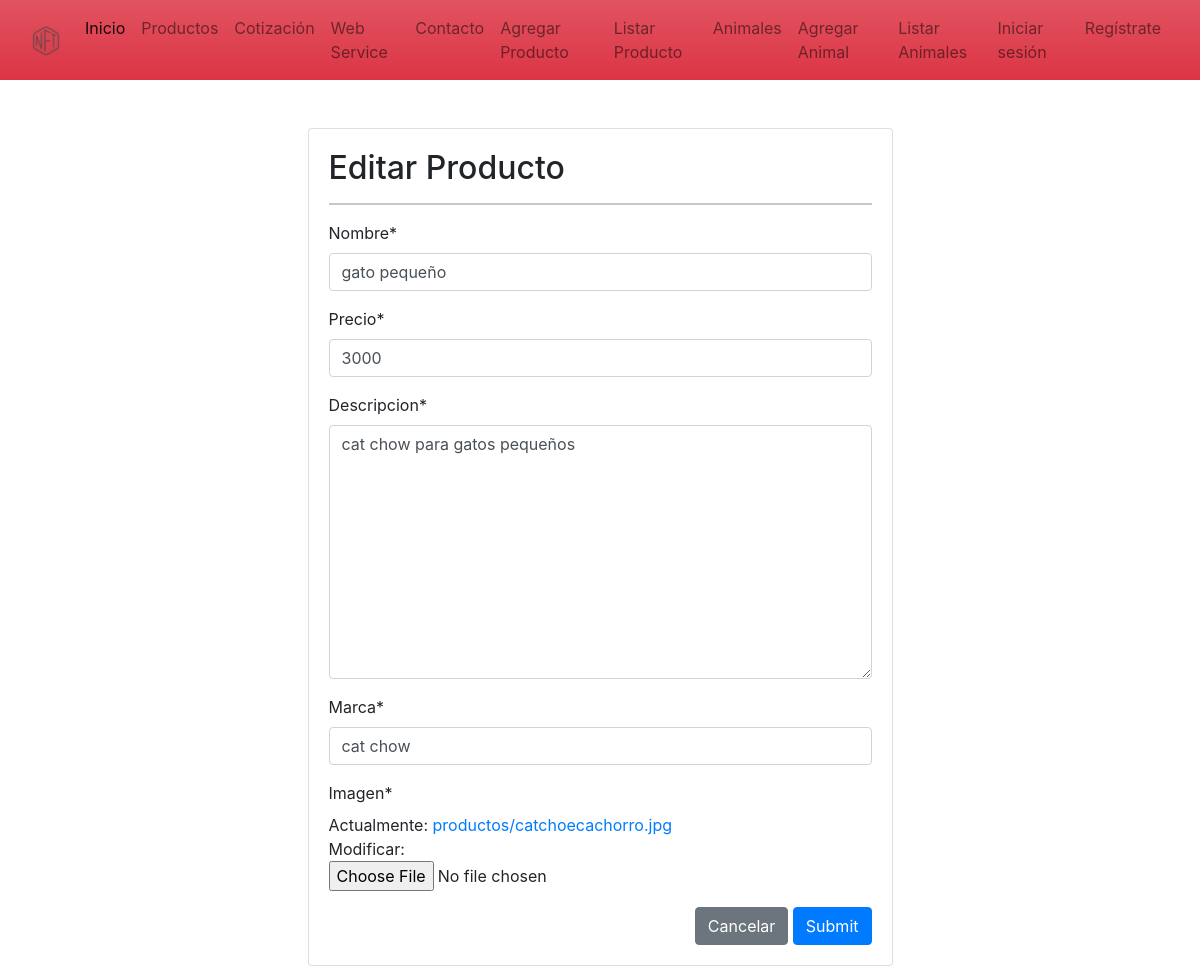
Page /modificar-producto/1/ on the committed database.
### app/models.py (models this page shows, shortened)
class Producto(models.Model):
    nombre = models.CharField(max_length=50)
    precio = models.IntegerField()
    descripcion = models.TextField()
    marca = models.ForeignKey(Marca, on_delete=models.PROTECT)
    imagen = models.ImageField(upload_to="productos",null=True)

class Marca(models.Model):
    nombre = models.CharField(max_length=50)
    def __str__(self):
        return self.nombre

### app/views.py (the view)
# urls.py: path('modificar-producto/<id>/', modificar_producto, name="modificar_producto"),
def modificar_producto(request, id):
    producto = get_object_or_404(Producto,id=id)
    data = {
        'form': ProductoForm(instance=producto)
    }
    if request.method == 'POST':
        formulario = ProductoForm(data=request.POST, instance=producto, files=request.FILES)
        if formulario.is_valid():
            formulario.save()
            return redirect(to="listar_productos")
        data["form"] = formulario
    return render(request, 'app/producto/modificar.html',data)

### app/forms.py
class ProductoForm(forms.ModelForm):
    class Meta:
        model = Producto
        fields ='__all__'

### app/templates/app/producto/modificar.html (shortened to what this page needs)
{% extends 'app/base.html' %}
{% block contenido %}
{% load crispy_forms_tags %}
<br><br>
<div class="row">
  <div class="col-12 col-md-6 offset-md-3">
    <div class="card">
      <div class="card-body">
        <h2>Editar Producto</h2>
        <hr>
        <form action="" method="post" enctype="multipart/form-data">
          {% csrf_token %} {{ form | crispy}}
          <div class="d-flex justify-content-end">
            <input type="reset" value="Cancelar" class="btn btn-secondary" />
            <input type="submit" id="Editar" class="btn btn-primary" />
          </div>
        </form>
      </div>
    </div>
  </div>
</div>
{% endblock %}

### rows in the picture
Producto: nombre "gato pequeño", precio "3000", descripcion "cat chow para gatos pequeños", marca "cat chow"
